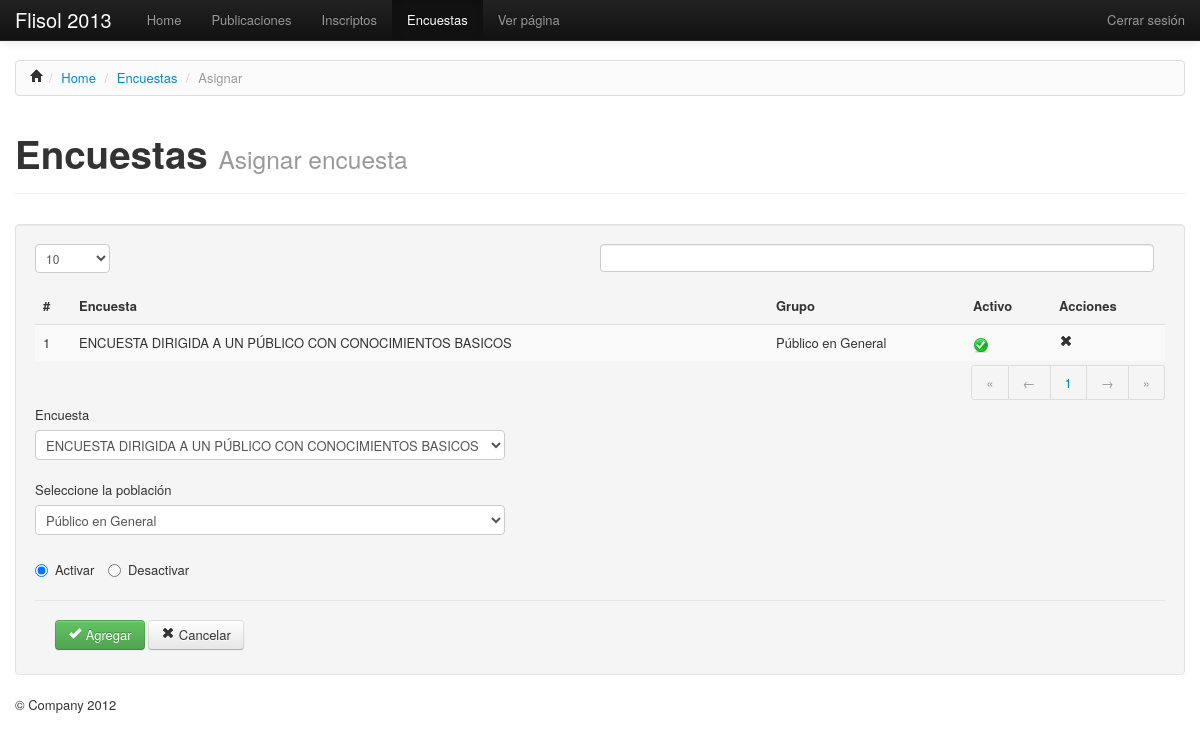
Screenshot of /admin/encuestas/asignar.php?id=1 (signed in) with the database file from the repository.
### tables this page shows
CREATE TABLE IF NOT EXISTS `asignaciones` (
  `id` int(11) NOT NULL AUTO_INCREMENT,
  `encuesta_id` int(11) NOT NULL,
  `grupo_id` int(11) NOT NULL,
  `activo` tinyint(1) DEFAULT '0',
  `fecha_inicio` date DEFAULT NULL,
  `fecha_finalizacion` date DEFAULT NULL,
  PRIMARY KEY (`id`),
  KEY `fk_encuestas_has_encuestados_encuestas1_idx` (`encuesta_id`),
  KEY `fk_asignaciones_grupos1_idx` (`grupo_id`)
);

CREATE TABLE IF NOT EXISTS `encuestas` (
  `id` int(11) NOT NULL AUTO_INCREMENT,
  `encuesta_titulo` varchar(120) DEFAULT NULL,
  `descripcion` text,
  `fecha_creacion` varchar(45) DEFAULT NULL,
  `usuario_id` int(11) NOT NULL,
  PRIMARY KEY (`id`),
  KEY `fk_encuestas_usuarios1` (`usuario_id`)
);

CREATE TABLE IF NOT EXISTS `grupos` (
  `id` int(11) NOT NULL AUTO_INCREMENT,
  `grupo_nombre` varchar(120) DEFAULT NULL,
  PRIMARY KEY (`id`)
);

### config/conexion.php (called while the page is built, shortened)
<?php
function conectar(){
	$conexion=mysql_connect(BD_HOST,BD_USUARIO,BD_PASSWORD);
	return($conexion);
}
function query_data($consulta){
	$data=mysql_query($consulta);
	while($tupla=mysql_fetch_array($data)):
		$tuplas[]=$tupla;
	endwhile;
	return($tuplas);
}
?>

### admin/encuestas/asignar.php (the view, shortened to what this page needs)
<?php
	require_once('../../config/conexion.php');
?>
	<div class="container">
		<ul class="breadcrumb">
			<li><a href="#"><i class="icon-home"></i></a><span class="divider">/</span>
			</li>
	    	<li><a href="#">Home</a> <span class="divider">/</span></li>
	    	<li><a href="../encuestas">Encuestas</a> <span class="divider">/</span></li>
	    	<li class="active">Asignar</li>
    	</ul>
    	<div class="row-fluid">
	    	<div class="span12">
	    		<div class="page-header">
					<h1>Encuestas
						<small>Asignar encuesta</small>
					</h1>
				</div>
			</div>
		</div>
		<div class="well">
			<?php
				$id = $_GET['id'];
				$encuestas = @query_data("SELECT * FROM encuestas");
				$grupos = @query_data("SELECT * FROM grupos");
				$asignaciones = @query_data("SELECT asig.id AS id,enc.id AS id_encuesta,encuesta_titulo,grupo_nombre,activo FROM asignaciones AS asig
					INNER JOIN encuestas AS enc ON enc.id = asig.encuesta_id
					INNER JOIN grupos AS grup ON grup.id = asig.grupo_id WHERE enc.id = $id");
			?>
			<table id="dataTable" class="table table-striped">
				<thead>
					<th>#</th>
					<th>Encuesta</th>
					<th>Grupo</th>
					<th>Activo</th>
					<th>Acciones</th>
				</thead>
				<tbody>
					<?php if(!empty($asignaciones)):?>
					<?php foreach ($asignaciones as $asignar) {?>
						<tr>
							<td><?php echo $asignar['id'];?></td>
							<td><?php echo utf8_encode($asignar['encuesta_titulo']);?></td>
							<td><?php echo utf8_encode($asignar['grupo_nombre']);?></td>
							<td>
								<?php if($asignar['activo']):?>
									<img src="../../recursos/img/tick_circle.png">
								<?php else: ?>
									<img src="../../recursos/img/icon-16-delete.png">
								<?php endif;?>
							</td>
							<td>
								<a onclick="return confirm('¿Está seguro?');" title="Eliminar" href="asignar.php?opcion=delete_asig&id=<?php echo $asignar['id'];?>">
									<i class="icon-remove"></i>
								</a>
							</td>
						</tr>
					<?php };?>
					<?php endif;?>
				</tbody>
			</table>
			<form action="asignar.php" method="post" id="AsignarAdd" accept-charset="utf-8">
				<div class="control-group">
    				<label>Encuesta</label>
    				<div class="controls">
    					<select name="encuesta" class="span5">
    						<?php foreach ($encuestas as $encuesta) {
    							$id_encuesta = $encuesta['id'];
    							if($encuesta['id'] == $id){
    								echo '<option value='."$id_encuesta".' selected="selected">'.utf8_encode($encuesta['encuesta_titulo']).'</option>';
    							}
    							else{
    								echo '<option value='."$id_encuesta".'>'.utf8_encode($encuesta['encuesta_titulo']).'</option>';
    							}
    						}?>
						</select>
    				</div>
    			</div>
    			<div class="control-group">
    				<label>Seleccione la población</label>
    				<div class="controls">
    					<select name="grupo" class="span5">
    						<?php foreach ($grupos as $grupo) {
    							$id_grupo = $grupo['id'];
								echo '<option value='."$id_grupo".'>'.utf8_encode($grupo['grupo_nombre']).'</option>';
    						};?>
						</select>
    				</div>
    			</div>
    			<div class="control-group">
	    			<label class="radio inline">
						<input type="radio" name="activo" value="1" checked>
						Activar
					</label>
					<label class="radio inline">
						<input type="radio" name="activo" value="0">
						Desactivar
					</label>
				</div>
				<div class="form-actions">
	    			<button type="submit" name="asignar_encuesta" class="btn btn-success block-menu">
	    					<i class="icon-ok icon-white"></i> Agregar</button>
	    			<a class="btn block-menu" href="index.php"><i class="icon-remove"></i> Cancelar</a>
    			</div>
    		</form>
		</div>
	</div>

### recursos/css/estilo.css (style rules this page uses)
body { padding-top: 60px; font-size: 13px; }
.btn { font-size: 13px; }
.breadcrumb { background-color: #FBFBFB; background-image: -moz-linear-gradient(center top , #FFFFFF, #F5F5F5); background-repeat: repeat-x; border: 1px solid #DDDDDD; box-shadow: 0 1px 0 #FFFFFF inset; list-style: none outside none; margin: 0 0 18px; padding: 7px 14px; }
table#dataTable { margin:0; }
#dataTable .ui-state-default { cursor: pointer; }
form { margin: 0; }
.form-actions { padding: 19px 20px 5px; margin-bottom: 0; }
a.block-menu { margin-right: 4px; }

### rows the page displays
asignaciones: id "1", encuesta.encuesta_titulo "ENCUESTA DIRIGIDA A UN PÚBLICO CON CONOCIMIENTOS BASICOS", grupo.grupo_nombre "Público en General", activo 1 (drawn)

### other values shown
form field encuesta "ENCUESTA DIRIGIDA A UN PÚBLICO CON CONOCIMIENTOS BASICOS"
form field grupo "Público en General"
